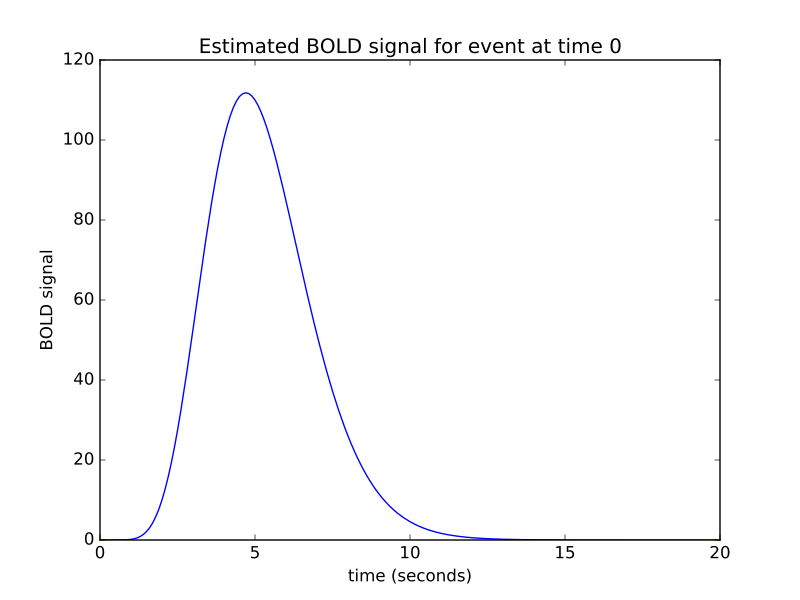

Source code (Python):
def hrf(t):
    "A hemodynamic response function"
    return t ** 8.6 * np.exp(-t / 0.547)

hrf_times = np.arange(0, 20, 0.1)
hrf_signal = hrf(hrf_times)
plt.plot(hrf_times, hrf_signal)
# [...]
plt.xlabel('time (seconds)')
# <...>
plt.ylabel('BOLD signal')
# <...>
plt.title('Estimated BOLD signal for event at time 0')
# <...>
